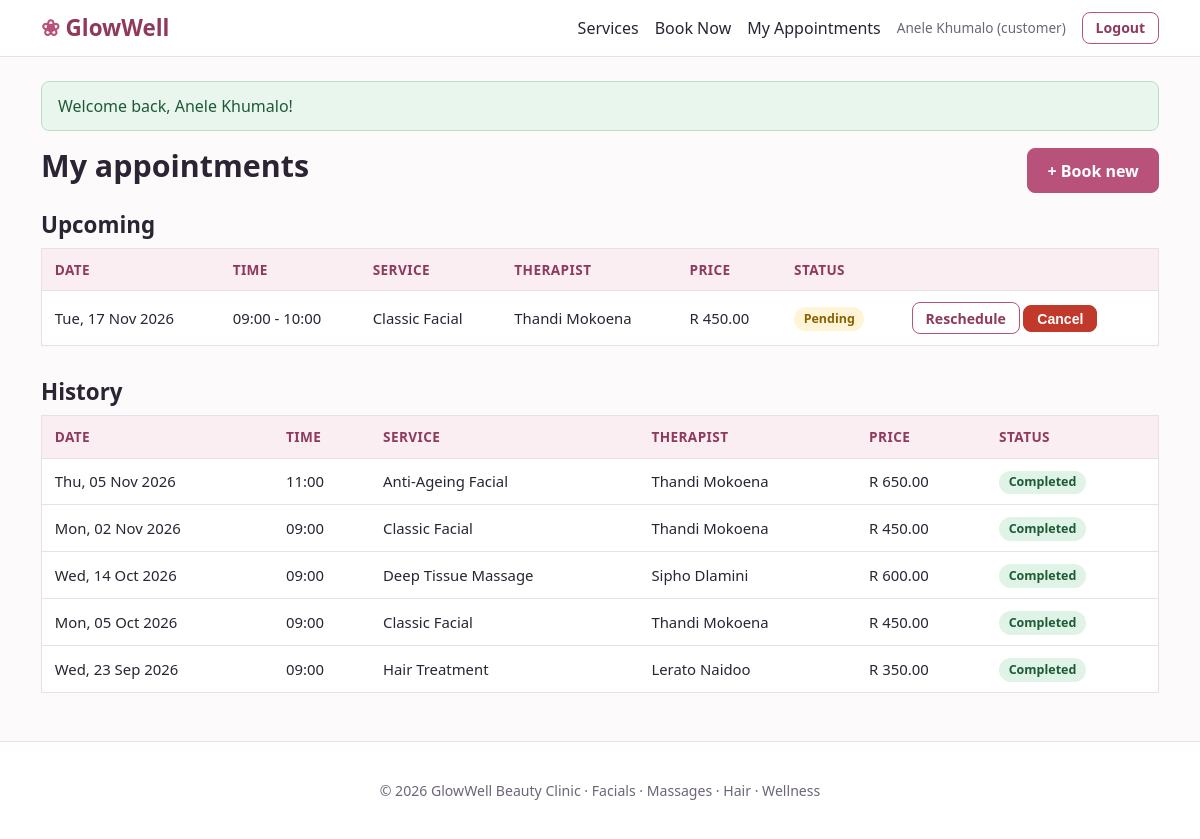
Screenshot of /my_appointments.php (signed in) with the database file from the repository.
### tables this page shows
CREATE TABLE appointments (
    appointment_id    INT UNSIGNED AUTO_INCREMENT PRIMARY KEY,
    customer_id       INT UNSIGNED NOT NULL,
    staff_id          INT UNSIGNED NOT NULL,
    service_id        INT UNSIGNED NOT NULL,
    appointment_date  DATE NOT NULL,
    start_time        TIME NOT NULL,
    end_time          TIME NOT NULL,
    status            ENUM('pending','confirmed','completed','cancelled','no_show')
                      NOT NULL DEFAULT 'pending',
    price_charged     DECIMAL(8,2) NOT NULL,
    notes             VARCHAR(255) NULL,
    created_at        TIMESTAMP NOT NULL DEFAULT CURRENT_TIMESTAMP,
     
    active_flag       TINYINT GENERATED ALWAYS AS (IF(status = 'cancelled', NULL, 1)) STORED,
    CONSTRAINT chk_appt_times CHECK (end_time > start_time),
    CONSTRAINT chk_appt_price CHECK (price_charged >= 0),
    CONSTRAINT uq_staff_slot UNIQUE (staff_id, appointment_date, start_time, active_flag),
    CONSTRAINT fk_appt_customer FOREIGN KEY (customer_id)
        REFERENCES customers(customer_id),
    CONSTRAINT fk_appt_staff FOREIGN KEY (staff_id)
        REFERENCES staff(staff_id),
    CONSTRAINT fk_appt_service FOREIGN KEY (service_id)
        REFERENCES services(service_id)
);

CREATE TABLE services (
    service_id        INT UNSIGNED AUTO_INCREMENT PRIMARY KEY,
    category_id       INT UNSIGNED NOT NULL,
    service_name      VARCHAR(100) NOT NULL UNIQUE,
    description       VARCHAR(255) NULL,
    duration_minutes  SMALLINT UNSIGNED NOT NULL,
    price             DECIMAL(8,2) NOT NULL,
    is_active         TINYINT(1) NOT NULL DEFAULT 1,
    CONSTRAINT chk_price CHECK (price >= 0),
    CONSTRAINT chk_duration CHECK (duration_minutes > 0),
    CONSTRAINT fk_service_category FOREIGN KEY (category_id)
        REFERENCES service_categories(category_id)
);

### my_appointments.php (the view, shortened to what this page needs)
<?php
    require_once __DIR__ . '/includes/functions.php';
    $pdo = db();
    $customerId = customer_id_for_user($pdo, (int)$_SESSION['user_id']);
    $st = $pdo->prepare(
        "SELECT a.appointment_id, a.appointment_date, a.start_time, a.end_time, a.status, a.price_charged, a.notes,
                sv.service_name, CONCAT(s.first_name, ' ', s.last_name) AS staff_name
        FROM appointments a
        JOIN services sv ON sv.service_id = a.service_id
        JOIN staff s ON s.staff_id = a.staff_id
        WHERE a.customer_id = ?
        ORDER BY a.appointment_date DESC, a.start_time DESC"
    );
    $st->execute([$customerId]);
    $all = $st->fetchAll();
    $today = date('Y-m-d');
    $upcoming = $history = [];
    foreach ($all as $a) {
        if ($a['appointment_date'] >= $today && in_array($a['status'], ['pending', 'confirmed'], true)) {
            $upcoming[] = $a;
        } else {
            $history[] = $a;
        }
    }
    $upcoming = array_reverse($upcoming);
    require __DIR__ . '/includes/header.php'
?>
<div class="page-head">
    <h1>My appointments</h1>
    <a class="btn" href="<?= e(url('book.php')) ?>">+ Book new</a>
</div>
<h2>Upcoming</h2>
<?php if (!$upcoming): ?>
    <div class="card muted">You have no upcoming appointments. <a href="<?= e(url('book.php')) ?>">Book one now</a>.</div>
<?php else: ?>
<div class="table-wrap"><table>
    <thead><tr><th>Date</th><th>Time</th><th>Service</th><th>Therapist</th><th>Price</th><th>Status</th><th></th></tr></thead>
    <tbody>
    <?php foreach ($upcoming as $a): ?>
        <tr>
            <td><?= e(fmt_date($a['appointment_date'])) ?></td>
            <td><?= e(fmt_time($a['start_time'])) ?> - <?= e(fmt_time($a['end_time'])) ?></td>
            <td><?= e($a['service_name']) ?></td>
            <td><?= e($a['staff_name']) ?></td>
            <td><?= e(money($a['price_charged'])) ?></td>
            <td><?= status_badge($a['status']) ?></td>
            <td class="actions">
                <a class="btn btn-small btn-outline" href="<?= e(url('reschedule.php?id=' . (int)$a['appointment_id'])) ?>">Reschedule</a>
                <form method="post" class="inline-form" data-confirm="Cancel this appointment?">
                    <button class="btn btn-small btn-danger" type="submit">Cancel</button>
                </form>
            </td>
        </tr>
    <?php endforeach; ?>
    </tbody>
</table></div>
<?php endif; ?>
<h2 style="margin-top:2rem">History</h2>
<?php if (!$history): ?>
    <div class="card muted">No past appointments yet.</div>
<?php else: ?>
<div class="table-wrap"><table>
    <thead><tr><th>Date</th><th>Time</th><th>Service</th><th>Therapist</th><th>Price</th><th>Status</th></tr></thead>
    <tbody>
    <?php foreach ($history as $a): ?>
        <tr>
            <td><?= e(fmt_date($a['appointment_date'])) ?></td>
            <td><?= e(fmt_time($a['start_time'])) ?></td>
            <td><?= e($a['service_name']) ?></td>
            <td><?= e($a['staff_name']) ?></td>
            <td><?= e(money($a['price_charged'])) ?></td>
            <td><?= status_badge($a['status']) ?></td>
        </tr>
    <?php endforeach; ?>
    </tbody>
</table></div>
<?php endif; ?>
<?php require __DIR__ . '/includes/footer.php'; ?>

### includes/functions.php (shortened to what this page needs)
<?php
    function e($value): string {
        return htmlspecialchars((string)$value, ENT_QUOTES, 'UTF-8');
    }
    function url(string $path = ""): string {
        return BASE_URL . '/' . ltrim($path, '/');
    }
    function money($amount): string {
        return 'R ' . number_format((float)$amount, 2, '.', ' ');
    }
    function fmt_date(string $d): string {
        return date('D, d M Y', strtotime($d));
    }
    function fmt_time(string $t): string {
        return substr($t, 0, 5);
    }
    function status_badge(string $status): string {
        $label = ucwords(str_replace('_', ' ', $status));
        return '<span class="badge badge-' . e($status) . '">' . e($label) . '</span>';
    }

### assets/css/style.css (style rules this page uses)
:root { --rose: #b8527a; --rose-dark: #8f3a5c; --rose-light: #fbeef3; --teal: #2f7d7a; --ink: #2b2433; --muted: #6d6578; --line: #e7dfe9; --bg: #fdfafc; --white: #ffffff; --ok: #2e7d4f; --warn: #b7791f; --bad: #c0392b; --radius: 10px; }
* { box-sizing: border-box; }
body { margin: 0; font-family: "Segoe UI", Roboto, Helvetica, Arial, sans-serif; color: var(--ink); background: var(--bg); line-height: 1.5; }
a { color: var(--rose-dark); }
h1, h2, h3 { line-height: 1.25; margin: 0 0 .6rem; }
h1 { font-size: 1.9rem; }
h2 { font-size: 1.4rem; }
.btn { display: inline-block; background: var(--rose); color: #fff; border: 1px solid var(--rose); padding: .6rem 1.2rem; border-radius: 8px; font-size: 1rem; cursor: pointer; text-decoration: none; font-weight: 600; }
.btn-small { padding: .3rem .8rem; font-size: .88rem; }
.btn-outline { background: transparent; color: var(--rose-dark); }
.btn-danger { background: var(--bad); border-color: var(--bad); }
.inline-form { display: inline; }
.table-wrap { overflow-x: auto; }
table { width: 100%; border-collapse: collapse; background: var(--white); border: 1px solid var(--line); border-radius: var(--radius); }
th, td { padding: .65rem .8rem; text-align: left; border-bottom: 1px solid var(--line); font-size: .93rem; vertical-align: middle; }
th { background: var(--rose-light); color: var(--rose-dark); font-size: .85rem; text-transform: uppercase; letter-spacing: .03em; }
td.actions { white-space: nowrap; }
.badge { padding: .15rem .6rem; border-radius: 20px; font-size: .78rem; font-weight: 600; display: inline-block; }
.badge-pending { background: #fff4d6; color: #8a6200; }
.badge-completed { background: #dff3e6; color: #1f5a37; }
.page-head { display: flex; justify-content: space-between; align-items: center; flex-wrap: wrap; gap: .8rem; margin-bottom: 1rem; }

### rows the page displays
appointments: appointment_date "Tue, 17 Nov 2026", start_time "09:00", end_time "10:00", service.service_name "Classic Facial", staff_name "Thandi Mokoena", price_charged "R 450.00", status "Pending"
appointments: appointment_date "Thu, 05 Nov 2026", start_time "11:00", service.service_name "Anti-Ageing Facial", staff_name "Thandi Mokoena", price_charged "R 650.00", status "Completed"
appointments: appointment_date "Mon, 02 Nov 2026", start_time "09:00", service.service_name "Classic Facial", staff_name "Thandi Mokoena", price_charged "R 450.00", status "Completed"
appointments: appointment_date "Wed, 14 Oct 2026", start_time "09:00", service.service_name "Deep Tissue Massage", staff_name "Sipho Dlamini", price_charged "R 600.00", status "Completed"
appointments: appointment_date "Mon, 05 Oct 2026", start_time "09:00", service.service_name "Classic Facial", staff_name "Thandi Mokoena", price_charged "R 450.00", status "Completed"
appointments: appointment_date "Wed, 23 Sep 2026", start_time "09:00", service.service_name "Hair Treatment", staff_name "Lerato Naidoo", price_charged "R 350.00", status "Completed"

### other values shown
$_SESSION['name'] "Anele Khumalo"
$role "customer"
$f['msg'] "Welcome back, Anele Khumalo!"
